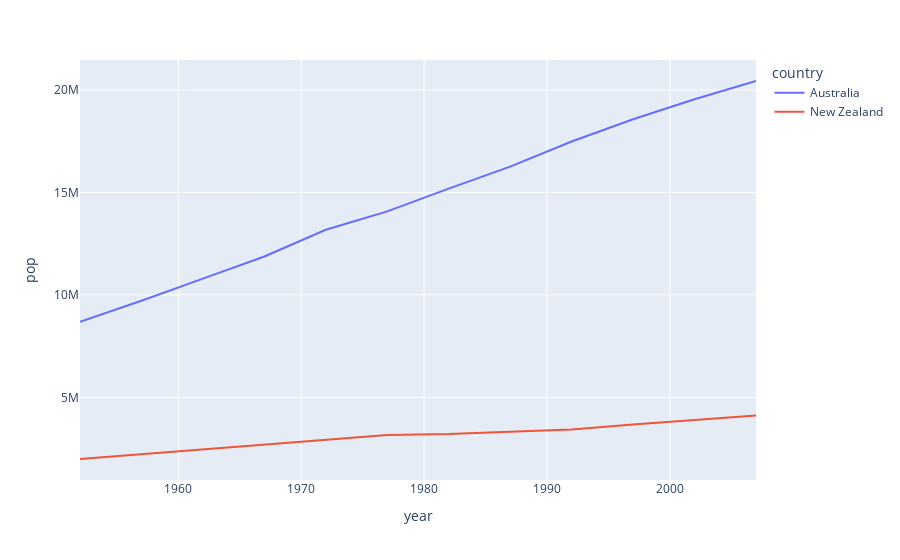

The notebook cell this image was saved under:
### Code cell
fig=px.line(df,x='year',y="pop",color='country')
fig.show()

### Figure 1 — Plotly figure (JSON) as saved in the notebook; plotly's stock layout.template omitted (floating-point values rounded to 4 significant figures)
{"data": [{"hovertemplate": "country=Australia<br>year=%{x}<br>pop=%{y}<extra></extra>", "legendgroup": "Australia", "line": {"color": "#636efa", "dash": "solid"}, "marker": {"symbol": "circle"}, "mode": "lines", "name": "Australia", "orientation": "v", "showlegend": true, "type": "scatter", "x": [1952, 1957, 1962, 1967, 1972, 1977, 1982, 1987, 1992, 1997, 2002, 2007], "xaxis": "x", "y": [8691212, 9712569, 10794968, 11872264, 13177000, 14074100, 15184200, 16257249, 17481977, 18565243, 19546792, 20434176], "yaxis": "y"}, {"hovertemplate": "country=New Zealand<br>year=%{x}<br>pop=%{y}<extra></extra>", "legendgroup": "New Zealand", "line": {"color": "#EF553B", "dash": "solid"}, "marker": {"symbol": "circle"}, "mode": "lines", "name": "New Zealand", "orientation": "v", "showlegend": true, "type": "scatter", "x": [1952, 1957, 1962, 1967, 1972, 1977, 1982, 1987, 1992, 1997, 2002, 2007], "xaxis": "x", "y": [1994794, 2229407, 2488550, 2728150, 2929100, 3164900, 3210650, 3317166, 3437674, 3676187, 3908037, 4115771], "yaxis": "y"}], "layout": {"legend": {"title": {"text": "country"}, "tracegroupgap": 0}, "margin": {"t": 60}, "xaxis": {"anchor": "y", "domain": [0, 1], "title": {"text": "year"}}, "yaxis": {"anchor": "x", "domain": [0, 1], "title": {"text": "pop"}}}}
